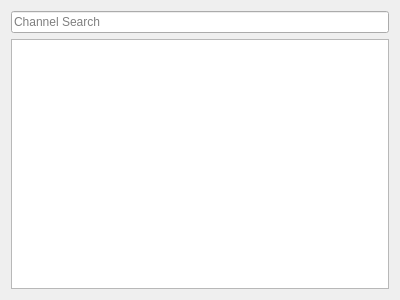
<?xml version="1.0" encoding="UTF-8"?>
<ui version="4.0">
 <class>ChatChannelSelectionWindow</class>
 <widget class="QWidget" name="ChatChannelSelectionWindow">
  <property name="geometry">
   <rect>
    <x>0</x>
    <y>0</y>
    <width>400</width>
    <height>300</height>
   </rect>
  </property>
  <property name="windowTitle">
   <string>Form</string>
  </property>
  <layout class="QVBoxLayout" name="verticalLayout">
   <item>
    <widget class="QLineEdit" name="searchBox">
     <property name="placeholderText">
      <string>Channel Search</string>
     </property>
    </widget>
   </item>
   <item>
    <widget class="QListWidget" name="searchView"/>
   </item>
  </layout>
 </widget>
 <resources/>
 <connections/>
</ui>
